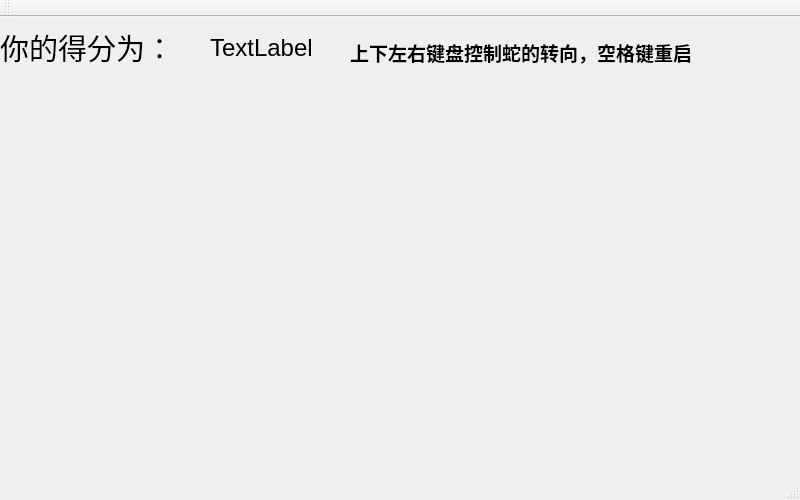
<?xml version="1.0" encoding="UTF-8"?>
<ui version="4.0">
 <class>MainWindow</class>
 <widget class="QMainWindow" name="MainWindow">
  <property name="geometry">
   <rect>
    <x>0</x>
    <y>0</y>
    <width>800</width>
    <height>500</height>
   </rect>
  </property>
  <property name="windowTitle">
   <string>贪吃蛇</string>
  </property>
  <widget class="QWidget" name="centralWidget">
   <widget class="QLabel" name="label">
    <property name="geometry">
     <rect>
      <x>0</x>
      <y>0</y>
      <width>211</width>
      <height>61</height>
     </rect>
    </property>
    <property name="font">
     <font>
      <family>Arial</family>
      <pointsize>22</pointsize>
     </font>
    </property>
    <property name="text">
     <string>&lt;html&gt;&lt;head/&gt;&lt;body&gt;&lt;p&gt;你的得分为：&lt;/p&gt;&lt;/body&gt;&lt;/html&gt;</string>
    </property>
   </widget>
   <widget class="QLabel" name="label_2">
    <property name="geometry">
     <rect>
      <x>210</x>
      <y>10</y>
      <width>131</width>
      <height>41</height>
     </rect>
    </property>
    <property name="font">
     <font>
      <family>Arial</family>
      <pointsize>18</pointsize>
     </font>
    </property>
    <property name="text">
     <string>TextLabel</string>
    </property>
   </widget>
   <widget class="QLabel" name="label_3">
    <property name="geometry">
     <rect>
      <x>350</x>
      <y>10</y>
      <width>441</width>
      <height>51</height>
     </rect>
    </property>
    <property name="font">
     <font>
      <family>Arial</family>
      <pointsize>14</pointsize>
     </font>
    </property>
    <property name="text">
     <string>&lt;html&gt;&lt;head/&gt;&lt;body&gt;&lt;p&gt;&lt;span style=&quot; font-weight:600;&quot;&gt;上下左右键盘控制蛇的转向，空格键重启&lt;/span&gt;&lt;/p&gt;&lt;/body&gt;&lt;/html&gt;</string>
    </property>
   </widget>
  </widget>
  <widget class="QMenuBar" name="menuBar">
   <property name="geometry">
    <rect>
     <x>0</x>
     <y>0</y>
     <width>800</width>
     <height>26</height>
    </rect>
   </property>
  </widget>
  <widget class="QToolBar" name="mainToolBar">
   <attribute name="toolBarArea">
    <enum>TopToolBarArea</enum>
   </attribute>
   <attribute name="toolBarBreak">
    <bool>false</bool>
   </attribute>
  </widget>
  <widget class="QStatusBar" name="statusBar"/>
 </widget>
 <layoutdefault spacing="6" margin="11"/>
 <resources/>
 <connections/>
</ui>
